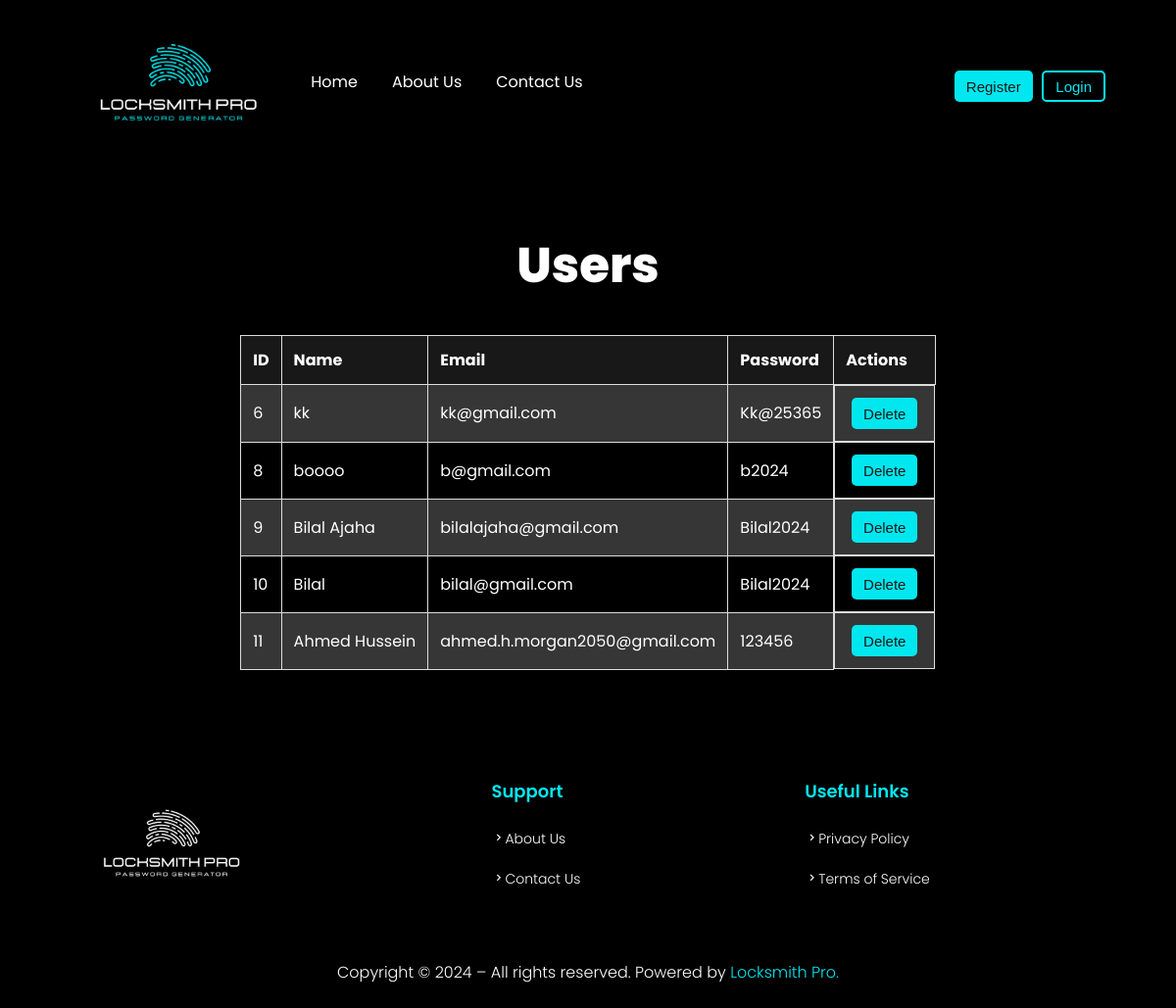
Screenshot of /users with the database file from the repository.
### models.py (models this page shows, shortened)
class User(db.Model):
    id = db.Column(db.Integer, primary_key=True)
    name = db.Column(db.String(100), nullable=False)
    email = db.Column(db.String(100), unique=True)
    password = db.Column(db.String(100))

### locksmith.py (the view)
@app.route('/users')
def users():
    all_users = User.query.all()
    return render_template('users.html', users = all_users)

### templates/users.html
{% extends 'base.html' %}
{% block content %}
<h1>Users</h1>
<div class="container">
    <table>
        <tr>
            <th>ID</th>
            <th>Name</th>
            <th>Email</th>
            <th>Password</th>
            <th>Actions</th>
        </tr>
        {% for user in users %}
        <tr>
            <td>{{ user.id }}</td>
            <td onclick="copy(this)" >{{ user.name }}</td>
            <td onclick="copy(this)" >{{ user.email }}</td>
            <td onclick="copy(this)" >{{ user.password }}</td>
            <td id="u-d-btn">
                <form action="{{ url_for('delete_user', id=user.id) }}" method="POST" style="display:inline;">
                    <button type="submit" id="delete-user">Delete</button>
                </form>
            </td>
        </tr>
        {% endfor %}
    </table>
</div>
{% endblock content %}

### static/css/styles.css (style rules this page uses)
body { display: flex; flex-direction: column; background-color: black; justify-content: center; align-items: center; color: #fff; }
button { overflow: hidden; outline: none; border: none; border-radius: 5px; cursor: pointer; padding: 5px 12px; font-family: Poppins, sans-serif; margin: 0 0.3rem; }
h1 { font-family: Poppins, sans-serif; font-weight: 800; font-size: 50px; }
table { width: 100%; border-collapse: collapse; font-family: Poppins, sans-serif; }
th, td { padding: 12px; border: 1px solid #ddd; text-align: left; cursor: pointer; }
th { background-color: #181818; color: white; }
tr:nth-child(even) { background-color: #373636; }
form { width: 60%; display: flex; flex-direction: column; justify-content: center; margin: 0; padding: 0; }
button { height: 2rem; background-color: #00E7EF; color: #181818; font-family: Poppies, sans-serif; font-weight: 500; overflow: none; border: none; border-radius: 5px; cursor: pointer; font-size: 15px; }
#u-d-btn { display: flex; flex-direction: row; gap: 10px; }

### rows the page displays
User: id "6", name "kk", email "kk@gmail.com", password "Kk@25365"
User: id "8", name "boooo", email "b@gmail.com", password "b2024"
User: id "9", name "Bilal Ajaha", email "bilalajaha@gmail.com", password "Bilal2024"
User: id "10", name "Bilal", email "bilal@gmail.com", password "Bilal2024"
User: id "11", name "Ahmed Hussein", email "ahmed.h.morgan2050@gmail.com", password "123456"
